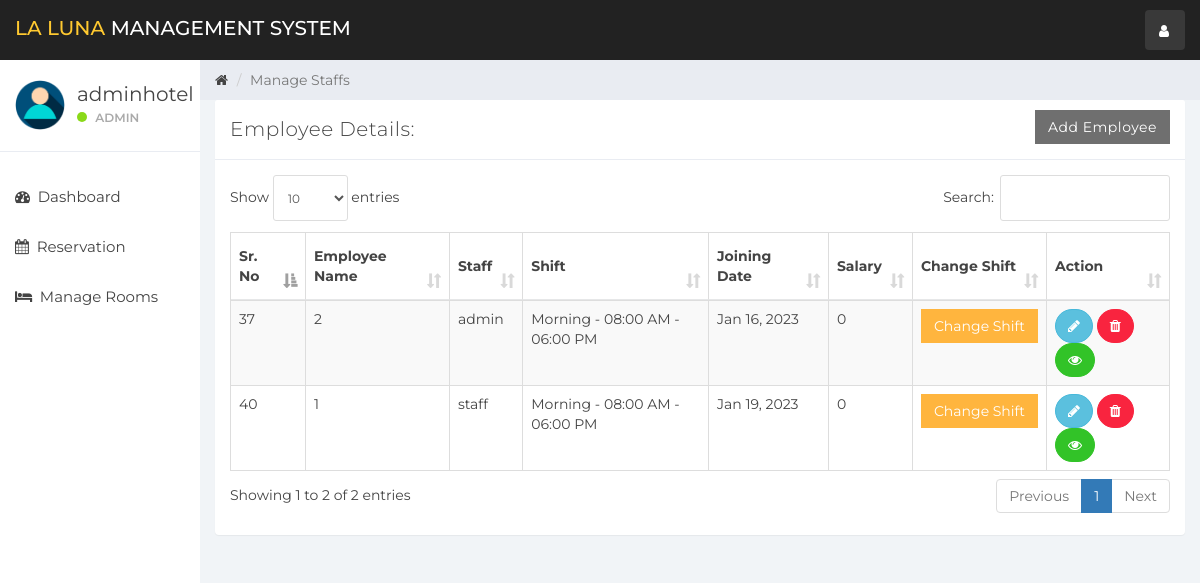
The app's page /index.php?staff_mang (signed in), older data.
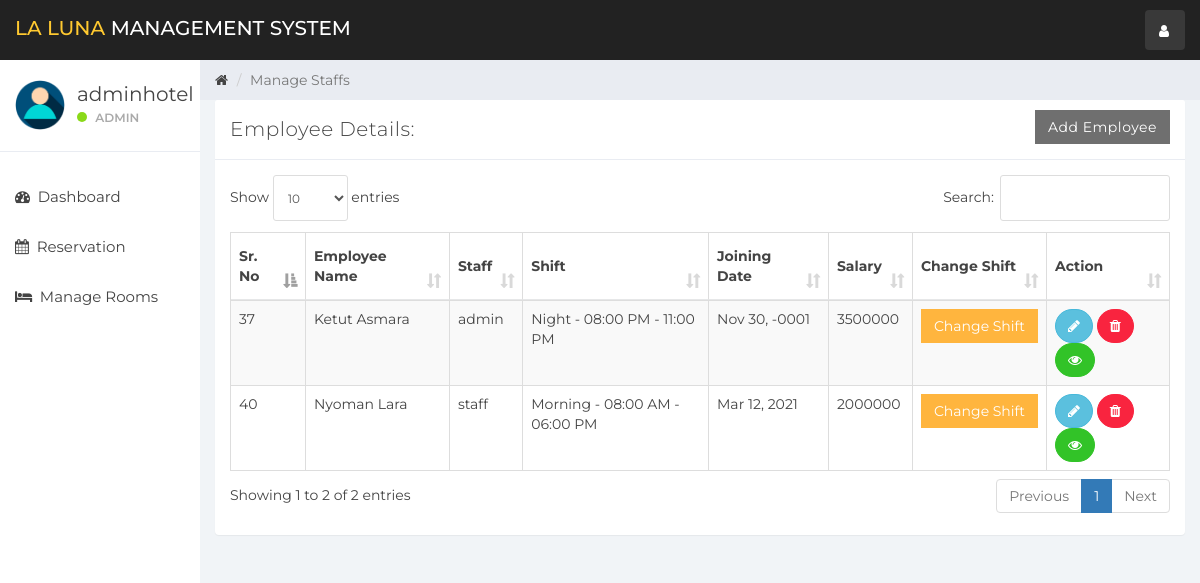
The same page, newer data.
### tables this page shows
CREATE TABLE `staff` (
  `emp_id` int(11) NOT NULL,
  `emp_name` varchar(100) NOT NULL,
  `staff_type_id` int(11) NOT NULL,
  `shift_id` int(11) NOT NULL,
  `id_card_type` int(11) NOT NULL,
  `id_card_no` varchar(20) NOT NULL,
  `address` varchar(100) NOT NULL,
  `contact_no` bigint(20) NOT NULL,
  `salary` bigint(20) NOT NULL,
  `joining_date` timestamp NOT NULL DEFAULT current_timestamp(),
  `updated_at` timestamp NOT NULL DEFAULT current_timestamp() ON UPDATE current_timestamp(),
  `username` varchar(100) NOT NULL,
  `password` varchar(100) NOT NULL
);

CREATE TABLE `staff_type` (
  `staff_type_id` int(10) NOT NULL,
  `staff_type` varchar(100) NOT NULL
);

CREATE TABLE `shift` (
  `shift_id` int(10) NOT NULL,
  `shift` varchar(100) NOT NULL,
  `shift_timing` varchar(100) NOT NULL
);

### db.php (called while the page is built, shortened)
<?php
class database  {
    var $hostname = "localhost";
    var $username = 'root';
    var $password = '';
    var $dbname = 'reservasi_hotel';
    public function __construct()
    {
        $this->connection = mysqli_connect($this->hostname,$this->username,$this->password,$this->dbname);
    }
}

### staff_mang.php (the view, shortened to what this page needs)
<div class="col-sm-9 col-sm-offset-3 col-lg-10 col-lg-offset-2 main">
    <div class="row">
        <ol class="breadcrumb">
            <li><a href="#">
                    <em class="fa fa-home"></em>
                </a></li>
            <li class="active">Manage Staffs</li>
        </ol>
    </div>
    <div class="row">
        <div class="col-lg-12">
            <div class="panel panel-default">
                <div class="panel-heading">Employee Details:
                    <a href="index.php?add_emp" class="btn btn-secondary pull-right" style="border-radius:0%">Add
                        Employee</a>
                </div>
                <div class="panel-body">
                    <table class="table table-striped table-bordered table-responsive" cellspacing="0" width="100%"
                        id="rooms">
                        <thead>
                            <tr>
                                <th>Sr. No</th>
                                <th>Employee Name</th>
                                <th>Staff</th>
                                <th>Shift</th>
                                <th>Joining Date</th>
                                <th>Salary</th>
                                <th>Change Shift</th>
                                <th>Action</th>
                            </tr>
                        </thead>
                        <tbody>
                            <?php
                            $db = new database();
                            $staff_query = "SELECT * FROM staff  NATURAL JOIN staff_type NATURAL JOIN shift";
                            $staff_result = mysqli_query($db->connection, $staff_query);
                            if (mysqli_num_rows($staff_result) > 0) {
                                while ($staff = mysqli_fetch_assoc($staff_result)) { ?>
                                    <tr>
                                        <td>
                                            <?php echo $staff['emp_id']; ?>
                                        </td>
                                        <td>
                                            <?php echo $staff['emp_name']; ?>
                                        </td>
                                        <td>
                                            <?php echo $staff['staff_type']; ?>
                                        </td>
                                        <td>
                                            <?php echo $staff['shift'] . ' - ' . $staff['shift_timing']; ?>
                                        </td>
                                        <td>
                                            <?php echo date('M j, Y', strtotime($staff['joining_date'])); ?>
                                        </td>
                                        <td>
                                            <?php echo $staff['salary']; ?>
                                        </td>
                                        <td>
                                            <button class="btn btn-warning" style="border-radius:0%" data-toggle="modal"
                                                data-target="#changeShift" data-id="<?php echo $staff['emp_id']; ?>"
                                                id="change_shift">Change Shift</button>
                                        </td>
                                        <td>
                                            <button data-toggle="modal" data-target="#empDetail<?php echo $staff['emp_id']; ?>"
                                                data-id="<?php echo $staff['emp_id']; ?>" id="editEmp" class="btn btn-info"
                                                style="border-radius:60px;"><i class="fa fa-pencil"></i></button>
                                            <a href='functionmis.php?empid=<?php echo $staff['emp_id']; ?>'
                                                class="btn btn-danger" onclick="return confirm('Are you Sure?')"
                                                style="border-radius:60px;"><i class="fa fa-trash"></i></a>
                                            <a href='index.php?emp_history&empid=<?php echo $staff['emp_id']; ?>'
                                                class="btn btn-success" title="Employee Histery" style="border-radius:60px;"><i
                                                    class="fa fa-eye"></i></a>
                                        </td>
                                    </tr>
                                <?php
                                }
                            }
                            ?>
                        </tbody>
                    </table>
                </div>
            </div>
        </div>
    </div>
</div>

### header.php (shortened to what this page needs)
<!DOCTYPE html>
<html>
<head>
    <link href="css/bootstrap.min.css" rel="stylesheet">
    <link href="css/font-awesome.min.css" rel="stylesheet">
    <link href="css/datepicker3.css" rel="stylesheet">
    <link href="css/dataTables.bootstrap.min.css" rel="stylesheet">
    <link href="css/styles.css" rel="stylesheet">
</head>
<body>
    <nav class="navbar navbar-custom navbar-fixed-top" role="navigation">
        <div class="container-fluid">
            <div class="navbar-header">
                <a class="navbar-brand" href="index.php?dashboard"><span>La Luna </span>Management System</a>
                <ul class="nav navbar-top-links navbar-right">
                    <li class="dropdown"><a class="dropdown-toggle count-info" data-toggle="dropdown" href="#">
                            <em class="fa fa-user"></em>
                        </a>
                    </li>
                </ul>
            </div>
        </div>
    </nav>

### sidebar.php (shortened to what this page needs)
<div id="sidebar-collapse" class="col-sm-3 col-lg-2 sidebar">
    <div class="profile-sidebar">
        <div class="profile-userpic">
            <img src="img/user.png" class="img-responsive" alt="">
        </div>
        <div class="profile-usertitle">
            <div class="profile-usertitle-name">
                <?php echo $user['username']; ?>
            </div>
            <div class="profile-usertitle-status"><span class="indicator label-success"></span>
                <?php echo $user['staff_type']; ?>
            </div>
        </div>
    </div>
    <ul class="nav menu">
        <?php
        if (isset($_GET['dashboard'])) { ?>
            <?php if ($user['staff_type'] == 'admin' || $user['staff_type'] == 'staff'): ?>
                <li class="active">
                    <a href="index.php?dashboard"><em class="fa fa-dashboard">&nbsp;</em>
                        Dashboard
                    </a>
                </li>
            <?php endif; ?>
        <?php } else { ?>
            <?php if ($user['staff_type'] == 'admin' || $user['staff_type'] == 'staff'): ?>
                <li>
                    <a href="index.php?dashboard"><em class="fa fa-dashboard">&nbsp;</em>
                        Dashboard
                    </a>
                </li>
            <?php endif; ?>
        <?php }
        if (isset($_GET['reservation'])) { ?>
            <li class="active">
                <a href="index.php?reservation"><em class="fa fa-calendar">&nbsp;</em>
                    Reservation
                </a>
            </li>
        <?php } else { ?>
            <li>
                <a href="index.php?reservation"><em class="fa fa-calendar">&nbsp;</em>
                    Reservation
                </a>
            </li>
        <?php }
        if (isset($_GET['room_mang'])) { ?>
            <?php if ($user['staff_type'] == 'admin' || $user['staff_type'] == 'staff'): ?>
                <li class="active">
                    <a href="index.php?room_mang"><em class="fa fa-bed">&nbsp;</em>
                        Manage Rooms
                    </a>
                </li>
            <?php endif; ?>
        <?php } else { ?>
            <?php if ($user['staff_type'] == 'admin' || $user['staff_type'] == 'staff'): ?>
                <li>
                    <a href="index.php?room_mang"><em class="fa fa-bed">&nbsp;</em>
                        Manage Rooms
                    </a>
                </li>
            <?php endif; ?>
        <?php } ?>
    </ul>
</div>

### index.php (shortened to what this page needs)
<?php
include_once "db.php";
$db = new database();
if (isset($_SESSION['emp_id'])) {
    $emp_id = $_SESSION['emp_id'];
    $userQuery = "SELECT * FROM staff JOIN staff_type ON staff.staff_type_id = staff_type.staff_type_id WHERE  emp_id =  '$emp_id'";
    $result = mysqli_query($db->connection, $userQuery);
    $user = mysqli_fetch_assoc($result);
} else {
    header('Location:villa-master/index.php');
}
include_once "header.php";
include_once "sidebar.php";
if (isset($_GET['room_mang'])) {
    include_once "room_mang.php";
}
elseif (isset($_GET['dashboard'])) {
    include_once "dashboard.php";
}
elseif (isset($_GET['reservation'])) {
    include_once "reservation.php";
}
elseif (isset($_GET['staff_mang'])) {
    include_once "staff_mang.php";
}
elseif (isset($_GET['add_emp'])) {
    include_once "add_emp.php";
}
elseif (isset($_GET['emp_history'])) {
    include_once "emp_history.php";
}
else {
    include_once "room_mang.php";
}
include_once "footer.php";

### footer.php (shortened to what this page needs)
</body>
</html>

Row changes from the older to the newer data that the page shows:
changed staff "adminhotel": emp_name "2" → "Ketut Asmara"; shift.shift "Morning" → "Night"; shift.shift_timing "08:00 AM - 06:00 PM" → "08:00 PM - 11:00 PM"; joining_date "Jan 16, 2023" → "Nov 30, -0001"; salary "0" → "3500000"
changed staff "staff": emp_name "1" → "Nyoman Lara"; joining_date "Jan 19, 2023" → "Mar 12, 2021"; salary "0" → "2000000"
